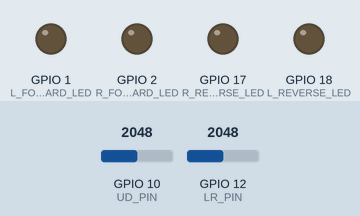
Simulated run of this sketch. Board: ESP32-S3. Shown: output pins drawn as LEDs (lit = HIGH). The test bench sets the inputs (shaded band); at power-on: GPIO 10 (UD_PIN) = 2048, GPIO 12 (LR_PIN) = 2048.

Above: at 1.2 s.
1.3 s: GPIO 10 (UD_PIN) set to 2866
At 2.5 s:
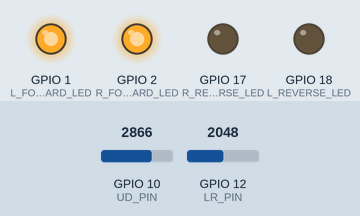
2.8 s: GPIO 12 (LR_PIN) set to 2866
At 3.8 s:
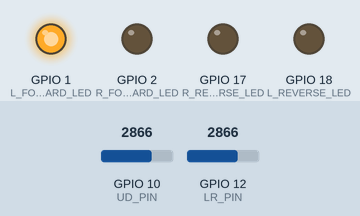
4.3 s: GPIO 10 (UD_PIN) set to 2047
At 5.0 s:
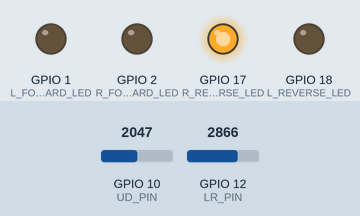
5.8 s: GPIO 12 (LR_PIN) set to 2047
At 6.1 s:
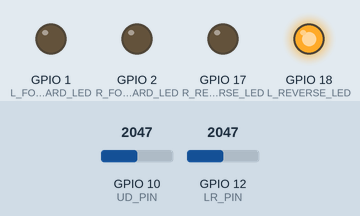
7.3 s: GPIO 10 (UD_PIN) set to 2048
At 8.5 s:
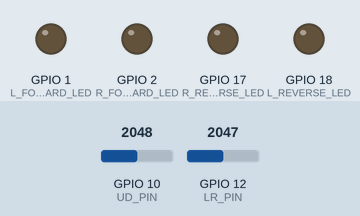
8.8 s: GPIO 12 (LR_PIN) set to 3603
At 9.6 s:
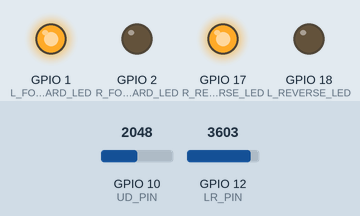
Timing chart, 0 to 11.3 s (numbered marks = the images above; inputs shaded):
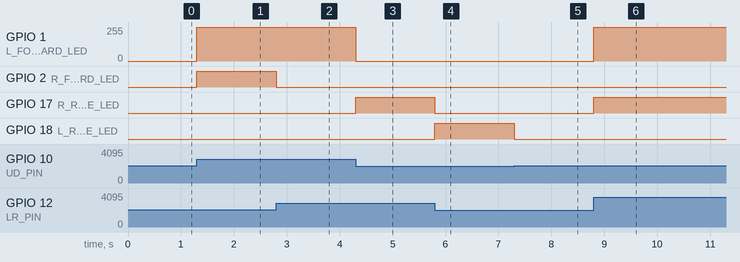

The sketch:

nociws_udp.ino
```cpp
#include <WiFi.h>
#include <WiFiAP.h>
#include <AsyncUDP.h>

const char *ssid = "nociws_bot";
const char *password = "mercurylives";

const uint8_t  L_FORWARD_LED = 1;
const uint8_t  L_REVERSE_LED = 18;
const uint8_t  UD_PIN = 10;
const uint8_t  R_FORWARD_LED = 2;
const uint8_t  R_REVERSE_LED = 17;
const uint8_t  LR_PIN = 12;

uint16_t udCenter;
uint16_t lrCenter;
uint16_t udMin;
uint16_t udMax;
uint16_t lrMin;
uint16_t lrMax;

uint8_t leftSpeed;
uint8_t rightSpeed;
uint8_t leftForward;
uint8_t rightForward;

const double EPSILON = 0.01;

AsyncUDP udp;

void setup() {
  pinMode(UD_PIN, INPUT);
  pinMode(LR_PIN, INPUT);
  pinMode(L_FORWARD_LED, OUTPUT);
  pinMode(R_FORWARD_LED, OUTPUT);
  pinMode(L_REVERSE_LED, OUTPUT);
  pinMode(R_REVERSE_LED, OUTPUT);
  udCenter = udMin = udMax = analogRead(UD_PIN);
  lrCenter = lrMin = lrMax = analogRead(LR_PIN);

  if (!WiFi.softAP(ssid, password)) {
    log_e("Soft AP creation failed.");
    while(1);
  }
}

void loop() {
  uint16_t rawUdVal, rawLrVal;
  int16_t udVal, lrVal;
  double magnitude, angle, stickScale;

  rawUdVal = analogRead(UD_PIN);
  rawLrVal = analogRead(LR_PIN);

  udMin = min(rawUdVal, udMin);
  lrMin = min(rawLrVal, lrMin);
  udMax = max(rawUdVal, udMax);
  lrMax = max(rawLrVal, lrMax);

  if(rawUdVal >= udCenter) {
    udVal = map(rawUdVal, udCenter, udMax, 0, 255);
  } else {
    udVal = map(rawUdVal, udMin, udCenter, -255, 0);
  }
  if(rawLrVal >= lrCenter) {
    lrVal = map(rawLrVal, lrCenter, lrMax, 0, 255);
  } else {
    lrVal = map(rawLrVal, lrMin, lrCenter, -255, 0);
  }

  getSingleStickBytes(double(lrVal)/255.0, double(udVal)/255.0);

  analogWrite(L_FORWARD_LED, leftForward   ? leftSpeed  : 0);
  analogWrite(L_REVERSE_LED, !leftForward  ? leftSpeed  : 0);
  analogWrite(R_FORWARD_LED, rightForward  ? rightSpeed : 0);
  analogWrite(R_REVERSE_LED, !rightForward ? rightSpeed : 0);

  processClient(rawUdVal, rawLrVal);
}

/**
 * Send motor speeds (0-255) and polarities (0 or 1) over UDP.
 */
void processClient(uint16_t ud, uint16_t lr) {
  if(udp.listen(1234)) {
    udp.onPacket([ud, lr](AsyncUDPPacket packet) {
        //reply to the client
        packet.printf("%d %d %d %d",
          leftSpeed,
          rightSpeed,
          leftForward,
          rightForward
        );
    });
  }
}

/**
 * Returns the left and right motor bytes in single-stick
 * control mode. The most significant byte is the left
 * motor byte, and the least significant byte is the right
 * motor byte. This is mostly pirated from Matthew Spinks's
 * code.
 *
 * Adapted from Nick Overacker's 2014 Mercury Robotics code.
 *
 * @param xInput The horizontal axis data for the analog stick.
 * @param yInput The vertical axis data for the analog stick.
 * @return The left and right motor bytes concatenated into
 *           one short. The left motor byte is the most
 *           significant byte.
 */
void getSingleStickBytes(double xInput, double yInput) {
  if(abs(yInput) < EPSILON && abs(xInput) < EPSILON) {
    // The stick is probably not even being moved.
    leftSpeed = rightSpeed = 0;
    return;
  }

  double lMotorFloat = 0;
  double rMotorFloat = 0;

  // Trig functions use RADIANS by default.
  double angle = atan2(yInput, xInput);
  double magnitude = sqrt(xInput*xInput + yInput*yInput);
  double stickScale = cos(2*angle);

  // remap the magnitude eliminating any slack in the joystick
  // think about where the function should start mapping joystick values.
  // It begins at the point (tolerance, tolerance). Now find the magnitude
  // of that.
  // mag = sqrt((tolerance^2) + (tolerance^2))
  // which simplifies to:
  // mag = sqrt(2*(tolerance^2))
  // That's our starting point. i.i. our new zero point.
  double inMin = sqrt(2*EPSILON*EPSILON);
  double inMax = 1;
  double outMin = 0;
  double outMax = 1;
  magnitude = (
    (magnitude - inMin) *
    (outMax - outMin) /
    (inMax - inMin) +
    outMin
  );

  // joystick is not a perfect circle, therefore ignore anything
  // greater than 1.0 or less than zero
  if(magnitude > 1.0) magnitude = 1.0;
  if(magnitude < 0.0)   magnitude = 0;

  if(angle >= 0 && angle < PI/2) { // Quadrant I
    lMotorFloat = magnitude;
    rMotorFloat = -1 * stickScale * magnitude;
  }
  else if(angle >= PI/2 && angle < PI) { // Quadrant II
    rMotorFloat = magnitude;
    lMotorFloat = -1 * stickScale * magnitude;
  }
  else if(angle >= -PI && angle < -PI/2) { // Quadrant III
    lMotorFloat = -1 * magnitude;
    rMotorFloat = stickScale * magnitude;
  }
  else if(angle >= -PI/2 && angle < 0) { // Quadrant IV
    rMotorFloat = -1 * magnitude;
    lMotorFloat = stickScale * magnitude;
  }

  // Get the sign bits.
  leftForward = lMotorFloat > 0;
  rightForward = rMotorFloat > 0;

  // Get the absolute values of the motor floats.
  lMotorFloat = abs(lMotorFloat);
  rMotorFloat = abs(rMotorFloat);

  // Get the left byte.
  leftSpeed  = callFscale(lMotorFloat);
  rightSpeed = callFscale(rMotorFloat);
}

/**
* Calls fscale with appropriate parameters.
*
* I don't want to modify fscale, since it is a good general-purpose
* function. So instead, I am using this to set the parameters.
*
* Adapted from Nick Overacker's 2014 Mercury Robotics code.
*
* @param input The input value to scale.
* @return The scaled value.
*/
uint8_t callFscale(double input) {
  uint16_t retVal = uint16_t(255 * fscale(input, 0, 1, 0, 1, -4));
  return uint8_t(min(uint16_t(255), retVal));
}

/**
* A remapping function with logarithmic scaling.
*
* Based on a function written by Gred Shakar, and subsequently
* modified by Paul Badger (2007) and Matthew Spinks (2012).
*
* Comments in the method are carried over directly from Matthew's
* version.
*
* Adapted in 2014 by Nick Overacker for Team Atomic (Mercury Robotics).
* Re-adapted in 2024 by Nick Overacker for Nociws.
*
* @param inputValue  The value to remap.
* @param originalMin The original minimum value.
* @param originalMax The original maximum value.
* @param newBegin    The new minimum value.
* @param newEnd      The new maximum value.
* @param curveValue  The "sharpness" of the remapping curve.
* @return A curved remapping of the input value.
*/
double fscale(double inputValue, double originalMin, double originalMax,
              double newBegin, double newEnd, double curveValue) {
  double originalRange = 0;
  double newRange = 0;
  double zeroRefCurVal = 0;
  double normalizedCurVal = 0;
  double rangedValue = 0;
  bool   invFlag = false;

  // Condition curve parameter
  // Limit range
  if(curveValue > 10)       curveValue = 10;
  else if(curveValue < -10) curveValue = -10;

  // Invert and scale - this seems more intuitive.
  // Positive numbers give more weight to high end on output.
  curveValue *= -.1;
  // Convert linear scale into logarithmic exponent for other pow function.
  curveValue = pow(10, curveValue);

  // Zero reference the values.
  originalRange = originalMax - originalMin;

  if(newEnd > newBegin) {
    newRange = newEnd - newBegin;
  }
  else {
    newRange = newBegin - newEnd;
    invFlag = true;
  }

  zeroRefCurVal = inputValue - originalMin;
  // Normalize to 0 - 1 double.
  normalizedCurVal = zeroRefCurVal / originalRange;

  if(invFlag == false) {
    rangedValue = pow(normalizedCurVal, curveValue) * newRange + newBegin;
  }
  else { // invert the ranges
    rangedValue = newBegin - pow(normalizedCurVal, curveValue) * newRange;
  }

  return rangedValue;
}
```

Measured:
- the behaviour switches between 2047 and 2048 on GPIO 10 (UD_PIN) (found by bisection; images 4 and 5)
- after the input at 1.3 s, GPIO 1 (L_FORWARD_LED): 0/255 → 254/255 at once; GPIO 2 (R_FORWARD_LED): LOW → HIGH at once
- after the input at 2.8 s, GPIO 1 (L_FORWARD_LED): 254/255 → 255/255 at once; GPIO 2 (R_FORWARD_LED): HIGH → LOW at once
- after the input at 4.3 s, GPIO 1 (L_FORWARD_LED): 255/255 → 0/255 at once; GPIO 17 (R_REVERSE_LED): LOW → HIGH at once
- after the input at 5.8 s, GPIO 17 (R_REVERSE_LED): HIGH → LOW at once; GPIO 18 (L_REVERSE_LED): LOW → HIGH at once
- after the input at 7.3 s, GPIO 18 (L_REVERSE_LED): HIGH → LOW at once
- after the input at 8.8 s, GPIO 1 (L_FORWARD_LED): 0/255 → 255/255 at once; GPIO 17 (R_REVERSE_LED): LOW → HIGH at once
